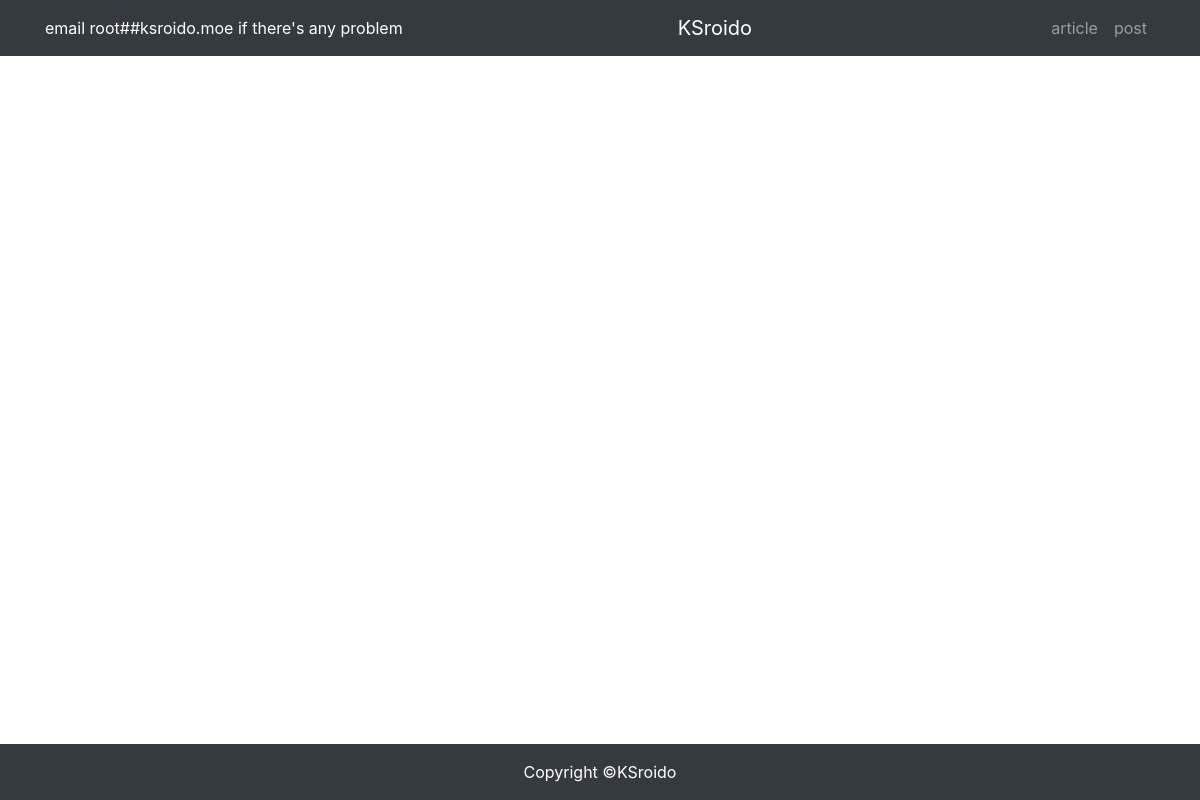
The page /article/article-list/ on the database as committed earlier.
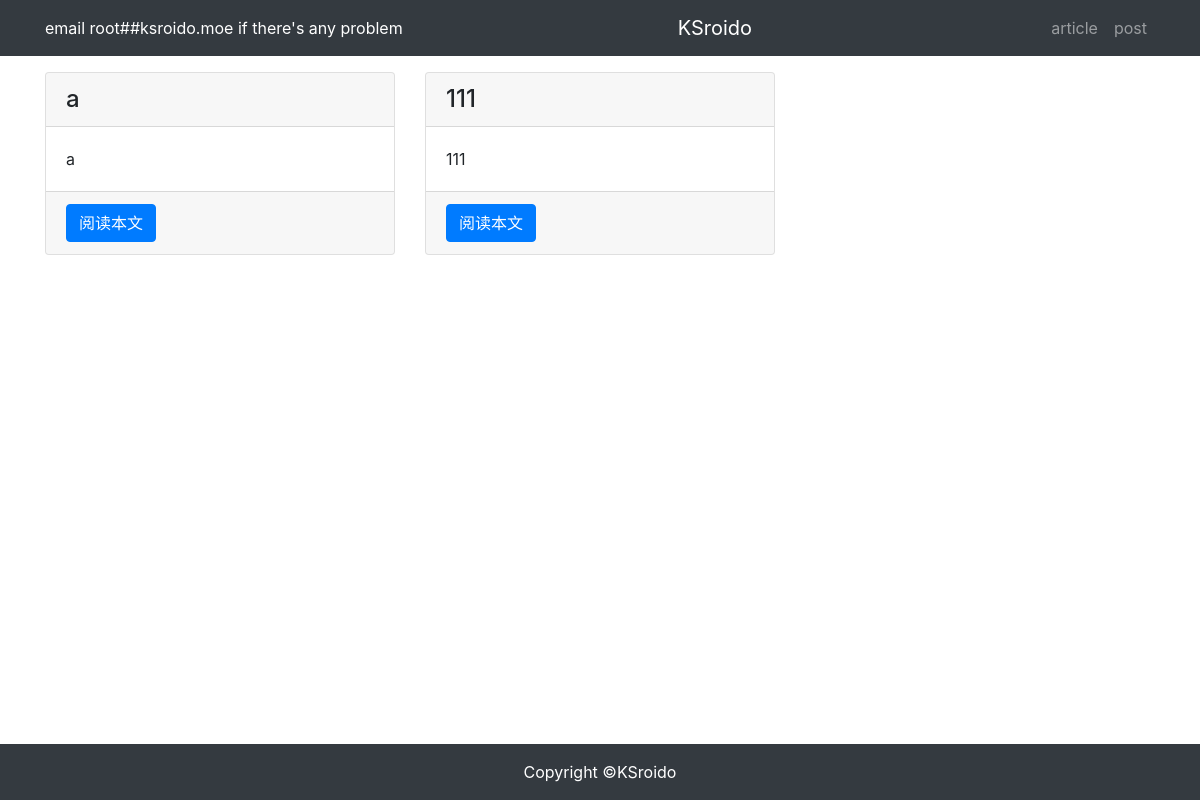
The same page on the database as committed later.
### article/models.py (models this page shows, shortened)
class ArticlePost(models.Model):
    author = models.ForeignKey(User, on_delete=models.CASCADE, default=1)  # set default to User.id=1
    title = models.CharField(max_length=64)
    body = models.TextField()
    createdTime = models.DateTimeField(default=timezone.now)  # 初始化时写入默认值为当前时间
    updatedTime = models.DateTimeField(auto_now=True)  # 每次access时自动修改为当前时间
    class Meta:
        ordering = ('-createdTime',)

### article/views.py (the view)
# urls.py: path('article-list/', views.article_list, name='article_list'),
def article_list(request):
    articles = ArticlePost.objects.all()
    if len(articles) >= 100:
        articles = articles[:99] + "..."
    context = {'articles': articles}
    return render(request, 'article/list.html', context)

### templates/article/list.html (shortened to what this page needs)
{% extends "base.html" %}
{% block content %}
<div class="container">
    <div class="row mt-3">
        {% for article in articles %}
        <div class="col-4 mb-4">
            <div class="card h-100">
                <h4 class="card-header">{{ article.title }}</h4>
                <div class="card-body">
                    <p class="card-text">{{ article.body}}</p>
                </div>
                <div class="card-footer">
                    <a href="{% url 'article:article_detail' article.id %}" class="btn btn-primary">阅读本文</a>
                </div>
            </div>
        </div>
        {% endfor %}
    </div>
</div>
{% endblock content %}

### templates/base.html (shortened to what this page needs)
{% load static %}
<html lang="zh-cn">
<head>
    <link rel="stylesheet" href="{% static 'bootstrap/css/bootstrap.min.css' %}">
    <link rel="stylesheet" href="{% static 'md_css/monokai.css' %}">
</head>
<body>
    {% include 'header.html' %}
    {% block content %}{% endblock content %}
    {% include 'footer.html' %}
</body>
</html>

### templates/header.html (shortened to what this page needs)
<nav class="navbar navbar-expand-lg navbar-dark bg-dark">
  <div class="container">
    <a style="color: white">email root##ksroido.moe if there's any problem </a>
    <a class="navbar-brand" href="#">KSroido</a>
    <div>
      <ul class="navbar-nav">
        <li class="nav-item">
          <a class="nav-link" href="{% url 'article:article_list' %}">article</a>
        </li>
        <li class="nav-item">
          <a class="nav-link" href="{% url 'article:article_create' %}">post</a>
        </li>
      </ul>
    </div>
    </div>
    </nav>

### templates/footer.html
<div>
    <br><br><br>
</div>
<footer class="py-3 bg-dark fixed-bottom">
    <div class="container">
        <p class="m-0 text-center text-white">Copyright &copy;KSroido</p>
    </div>
</footer>

Rows that differ between the two databases and show on the page:
added ArticlePost: title "a", body "a"
added ArticlePost: title "111", body "111"
